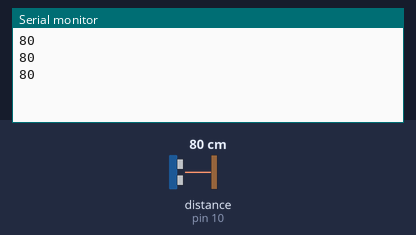
Bench run of a sketch on a simulated Arduino Uno, built with avr-gcc and run on an emulated ATmega328P. Shown: the last lines printed to the serial monitor. Wiring (inferred from the names in the program): ultrasonic range finder: trigger pin 9; echo pin 10. The test bench sets the inputs (shaded band); at power-on: distance to the obstacle (sensor on pin 10) 80 cm. The echo pulse lasts 58.3 µs per cm.

Above: at 1.2 s.
1.3 s: distance to the obstacle (sensor on pin 10) set to 2 cm
At 1.81 s:
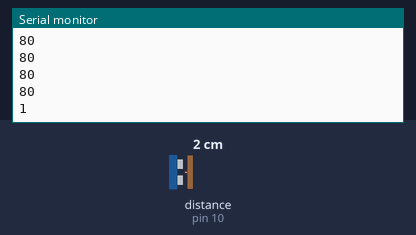
2.8 s: distance to the obstacle (sensor on pin 10) set to 4 cm
At 3.03 s:
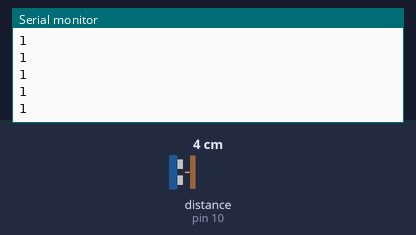
Timing chart, 0 to 5.8 s (numbered marks = the images above; inputs shaded):
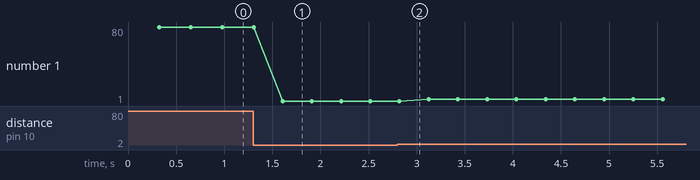

The sketch:

Projeto_165_Ultrassom_com_media_de_cinco_leituras.ino
```cpp
// Projeto 165 - Ultrassom com media de cinco leituras
// Arduino Uno | Arduino Neon Lab

const byte TRIG=9,ECHO=10;
long medir(){digitalWrite(TRIG,LOW);delayMicroseconds(2);
 digitalWrite(TRIG,HIGH);delayMicroseconds(10);digitalWrite(TRIG,LOW);
 unsigned long t=pulseIn(ECHO,HIGH,24000);return t?t/58:-1;}
void setup(){pinMode(TRIG,OUTPUT);pinMode(ECHO,INPUT);Serial.begin(9600);}
void loop(){
 long soma=0;byte validas=0;
 for(byte i=0;i<5;i++){long v=medir();if(v>=0){soma+=v;validas++;}delay(60);}
 if(validas)Serial.println(soma/validas);
 else Serial.println("Sem eco");
}
```

Measured:
- after the input at 1.3 s, the serial monitor: prints a new line after 0.31 s (image 1)
- plotted number 1: 80 → 1 after the input at 1.3 s, 1 → 3 after the input at 2.8 s
